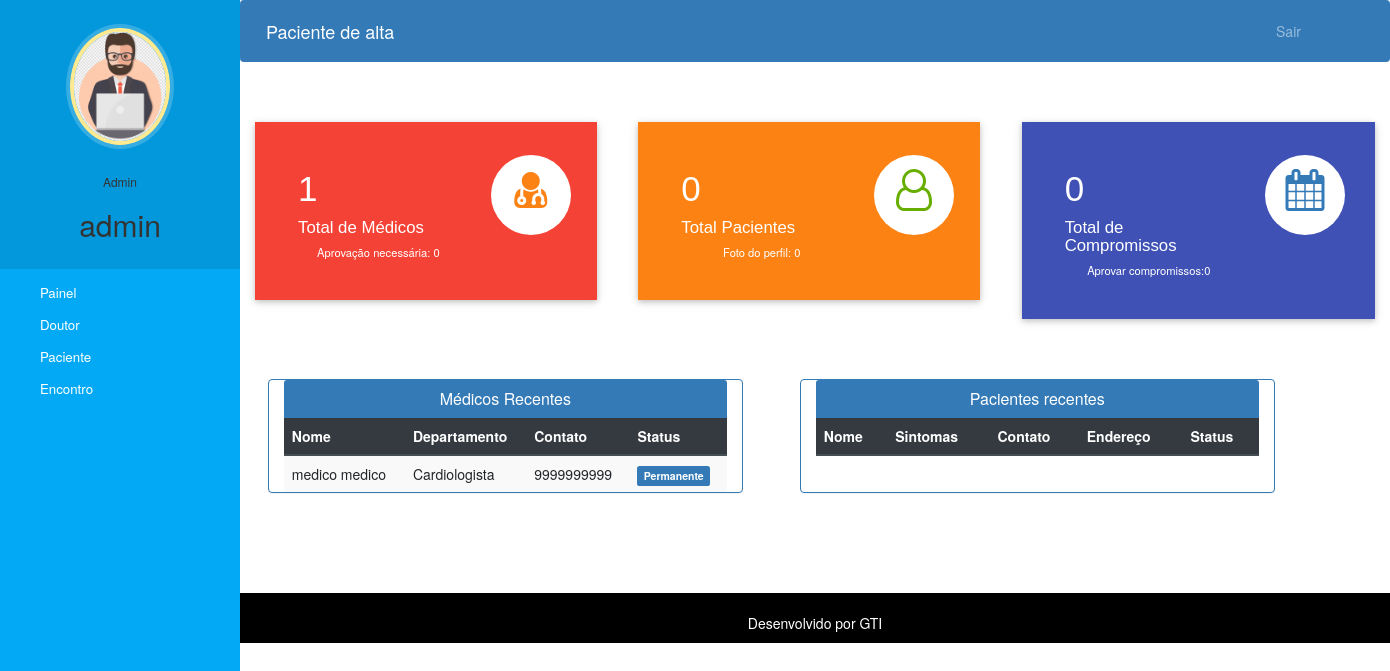
Page /admin-dashboard (signed in) on the committed database.
### hospital/models.py (models this page shows, shortened)
class Doctor(models.Model):
    user=models.OneToOneField(User,on_delete=models.CASCADE)
    profile_pic= models.ImageField(upload_to='profile_pic/DoctorProfilePic/',null=True,blank=True)
    address = models.CharField(max_length=40)
    mobile = models.CharField(max_length=20,null=True)
    department= models.CharField(max_length=50,choices=departments,default='Cardiologist')
    status=models.BooleanField(default=False)
    @property
    def get_name(self):
        return self.user.first_name+" "+self.user.last_name

### hospital/views.py (the view)
# urls.py: path('admin-dashboard', views.admin_dashboard_view,name='admin-dashboard'),
@login_required(login_url='adminlogin')
@user_passes_test(is_admin)
def admin_dashboard_view(request):
    doctors=models.Doctor.objects.all().order_by('-id')
    patients=models.Patient.objects.all().order_by('-id')
    doctorcount=models.Doctor.objects.all().filter(status=True).count()
    pendingdoctorcount=models.Doctor.objects.all().filter(status=False).count()
    patientcount=models.Patient.objects.all().filter(status=True).count()
    pendingpatientcount=models.Patient.objects.all().filter(status=False).count()
    appointmentcount=models.Appointment.objects.all().filter(status=True).count()
    pendingappointmentcount=models.Appointment.objects.all().filter(status=False).count()
    mydict={
    'doctors':doctors,
    'patients':patients,
    'doctorcount':doctorcount,
    'pendingdoctorcount':pendingdoctorcount,
    'patientcount':patientcount,
    'pendingpatientcount':pendingpatientcount,
    'appointmentcount':appointmentcount,
    'pendingappointmentcount':pendingappointmentcount,
    }
    return render(request,'hospital/admin_dashboard.html',context=mydict)

### hospital/views.py (called while the page is built)
def is_admin(user):
    return user.groups.filter(name='ADMIN').exists()

### templates/hospital/admin_dashboard.html (shortened to what this page needs)
{% extends 'hospital/admin_base.html' %}
{% load static %}
{% block content %}
{%include 'hospital/admin_dashboard_cards.html'%}
<br><br><br>
<div class="container">
  <div class="row">
    <div class="panel panel-primary col-md-5" style="margin-left:2%;">
      <div class="panel-heading" style="text-align:center;">
        <h6 class="panel-title">Médicos Recentes</h6>
      </div>
      <table class="table table-hover table-striped" id="dev-table">
        <thead class="thead-dark">
          <tr>
            <th>Nome</th>
            <th>Departamento</th>
            <th>Contato</th>
            <th>Status</th>
          </tr>
        </thead>
        {% for d in doctors %}
        <tr>
          <td> {{d.get_name}}</td>
          <td>{{d.department}}</td>
          <td>{{d.mobile}}</td>
          {%if d.status%}
          <td> <span class="label label-primary">Permanente</span></td>
          {% else %}
          <td> <span class="label label-success">Em espera</span></td>
          {% endif %}
        </tr>
        {% endfor %}
      </table>
    </div>
    <div class="panel panel-primary col-md-5" style="margin-left:5%;">
      <div class="panel-heading" style="text-align:center;">
        <h6 class="panel-title">Pacientes recentes</h6>
      </div>
      <table class="table table-hover table-striped" id="dev-table">
        <thead class="thead-dark">
          <tr>
            <th>Nome</th>
            <th>Sintomas</th>
            <th>Contato</th>
            <th>Endereço</th>
            <th>Status</th>
          </tr>
        </thead>
      </table>
    </div>
  </div>
</div>
{% endblock content %}

### templates/hospital/admin_base.html (shortened to what this page needs)
<!DOCTYPE html>
{% load static %}
<html lang="pt-br">
<head>
  <link rel="stylesheet" href="https://stackpath.bootstrapcdn.com/bootstrap/4.3.1/css/bootstrap.min.css">
  <link rel="stylesheet" href="https://maxcdn.bootstrapcdn.com/font-awesome/4.7.0/css/font-awesome.min.css">
  <link rel="stylesheet" href="{% static '/style.css' %}">
</head>
<body>
  <nav class="menu" tabindex="0">
    <header class="avatar">
      <img src="{% static "images/adminpropic.png" %}" />
      <br><br>
      <h6>Admin</h6>
      <h2>{{request.user.first_name}}</h2>
    </header>
    <ul>
      <li tabindex="0" class="icon-dashboard"> <a style="color:white; text-decoration:none;" href="/admin-dashboard"><span>Painel</span></a> </li>
      <li tabindex="0" class="icon-customers"> <a style="color:white; text-decoration:none;" href="/admin-doctor"><span>Doutor</span></a></li>
      <li tabindex="0" class="icon-users"> <a style="color:white; text-decoration:none;" href="/admin-patient"><span>Paciente</span></a></li>
      <li tabindex="0" class="icon-calendar"> <a style="color:white; text-decoration:none;" href="/admin-appointment"><span>Encontro</span></a></li>
    </ul>
  </nav>
  <main>
    <div class="bs-example">
      <nav class="navbar navbar-expand-md  navbar-dark fixed-top" style="background:#337AB7;">
        <a href="/admin-dashboard" class="navbar-brand">Paciente de alta</a>
        <div class="collapse navbar-collapse justify-content-between" id="navbarCollapse">
          <div class="navbar-nav" style=" margin-left: 90%;">
            <a href="/logout" class="nav-item nav-link">Sair</a>
          </div>
        </div>
      </nav>
    </div>
    <br><br>
    {% block content %}
    {% endblock content %}
    <br><br><br><br>
    <footer>
      <br>
      <div class="container">
        <div class="row">
          <div class="col-md-12 col-sm-12">
            <div style="color:#ffffff;" class="wow fadeInUp footer-copyright">
              <p> Desenvolvido por GTI </p>
            </div>
          </div>
        </div>
      </div>
    </footer>
  </main>
</body>
</html>

### static/style.css (style rules this page uses)
body { padding-left: 240px; }
main { position: relative; height: 100vh; }
.menu { background: #5bc995; height: 100vh; width: 240px; position: fixed; top: 0px; left: 0; z-index: 5; outline: none; }
.menu .avatar { background: rgba(0, 0, 0, 0.1); padding: 2em 0.5em; text-align: center; }
.menu .avatar img { width: 100px; border-radius: 50%; overflow: hidden; border: 4px solid #ffea92; box-shadow: 0 0 0 4px rgba(255, 255, 255, 0.2); }
.menu .avatar h2 { font-weight: normal; margin-bottom: 0; }
.menu ul { list-style: none; padding: 0.5em 0; margin: 0; }
.menu ul li { padding: 0.5em 1em 0.5em 3em; font-size: 0.95em; font-weight: regular; background-repeat: no-repeat; background-position: left 15px center; background-size: auto 20px; transition: all 0.15s linear; cursor: pointer; }
.menu ul li.icon-dashboard { background-image: url("http://www.entypo.com/images//gauge.svg"); }
.menu ul li.icon-customers { background-image: url("http://www.entypo.com/images//briefcase.svg"); }
.menu ul li.icon-users { background-image: url("http://www.entypo.com/images//users.svg"); }
.menu ul li.icon-calendar { background-image: url("http://www.entypo.com/images//calendar.svg"); }

### templates/hospital/admin_base.html (style rules this page uses)
a:link { text-decoration: none; }
a { color: white; }
footer { padding: 0px 0px 0px 0px; background-color: black; margin: 0px; }
p { text-align: center; }
body { padding-left: 240px; }
main { position: relative; height: 100vh; }
.menu { background: #03a9f4; height: 100vh; width: 240px; position: fixed; top: 0px; left: 0; z-index: 5; outline: none; }
.menu .avatar { background: rgba(0, 0, 0, 0.1); padding: 2em 0.5em; text-align: center; }
.menu .avatar img { width: 100px; border-radius: 50%; overflow: hidden; border: 4px solid #ffea92; box-shadow: 0 0 0 4px rgba(255, 255, 255, 0.2); }
.menu .avatar h2 { font-weight: normal; margin-bottom: 0; }
.menu ul { list-style: none; padding: 0.5em 0; margin: 0; }
.menu ul li { padding: 0.5em 1em 0.5em 3em; font-size: 0.95em; font-weight: regular; background-repeat: no-repeat; background-position: left 15px center; background-size: auto 20px; transition: all 0.15s linear; cursor: pointer; }
.menu ul li.icon-dashboard { background-image: url("http://www.entypo.com/images//gauge.svg"); }
.menu ul li.icon-customers { background-image: url("http://www.entypo.com/images//briefcase.svg"); }
.menu ul li.icon-users { background-image: url("http://www.entypo.com/images//users.svg"); }
.menu ul li.icon-calendar { background-image: url("http://www.entypo.com/images//calendar.svg"); }

### rows in the picture
Doctor: get_name "medico medico", department "Cardiologista", mobile "9999999999", status "Permanente"

### other values in the picture
{{ request.user.first_name }} "admin"
{{ doctorcount }} "1"
{{ pendingdoctorcount }} "0"
{{ patientcount }} "0"
{{ pendingpatientcount }} "0"
{{ appointmentcount }} "0"
{{ pendingappointmentcount }} "0"
